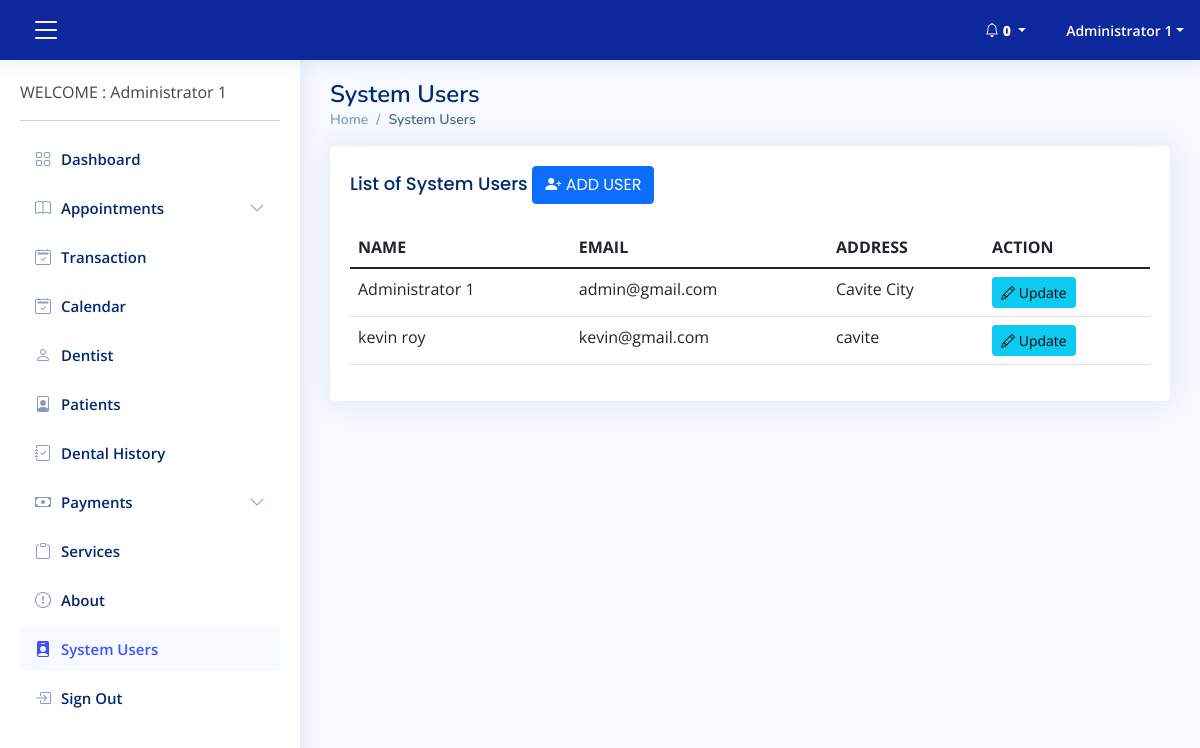
Page /admin/users.php (signed in) on the committed database.
### tables this page shows
CREATE TABLE `tbl_signup` (
  `id` int(11) NOT NULL,
  `firstname` varchar(100) NOT NULL,
  `lastname` varchar(100) NOT NULL,
  `sex` varchar(10) NOT NULL,
  `birthday` varchar(100) NOT NULL,
  `address` varchar(250) NOT NULL,
  `mobile` varchar(50) NOT NULL,
  `email` varchar(250) NOT NULL,
  `password` varchar(250) NOT NULL,
  `pass` varchar(100) NOT NULL,
  `type` varchar(250) NOT NULL,
  `is_balance` int(1) NOT NULL,
  `is_confirm` int(11) NOT NULL,
  `date_registered` timestamp NOT NULL DEFAULT current_timestamp(),
  `is_code` varchar(100) NOT NULL
);

### controller/admin-users.php (called while the page is built, shortened)
<?php
include('database.php');
$tbl_signup = $mysqli->query("SELECT * from tbl_signup where type='admin'");

### admin/users.php (the view, shortened to what this page needs)
<?php include('header.php'); include('nav.php'); include('../controller/admin-users.php');?>
  <main id="main" class="main">
    <div class="pagetitle">
      <h1>System Users</h1>
      <nav>
        <ol class="breadcrumb">
          <li class="breadcrumb-item"><a href="index.php">Home</a></li>
          <li class="breadcrumb-item active">System Users</li>
        </ol>
      </nav>
    </div>
    <section class="section">
      <div class="row">
        <div class="col-lg-12">
          <div class="card">
            <div class="card-body">
              <h5 class="card-title">List of System Users  <button class="btn btn-primary" data-bs-toggle="modal" data-bs-target="#adduser">  <i class="bi bi-person-plus-fill"></i> ADD USER </button></h5>
              <table class="table datatable">
                <thead>
                  <tr>
                    <th scope="col" class="text-start"> NAME  </th>
                    <th scope="col" class="text-start"> EMAIL</th>
                    <th scope="col" class="text-start"> ADDRESS</th>
                    <th scope="col" class="text-start"> ACTION </th>
                  </tr>
                </thead>
                <tbody>
				<?php while($val = $tbl_signup->fetch_object()){ ?>
                  <tr>
                    <td class="text-start"><?php echo $val->firstname .' '. $val->lastname;?></td>
                    <td class="text-start"><?php echo $val->email;?></td>
                    <td class="text-start"><?php echo $val->address;?></td>
                    <td class="text-start">
						<a href="edit-user.php?data=<?php echo $val->id;?>"><button class="btn btn-info btn-sm edit-user"><i class="bi bi-pencil"></i> Update </button></a>
					</td>
                  </tr>
				<?php } ?>
                </tbody>
              </table>
            </div>
          </div>
        </div>
      </div>
    </section>
  </main>
<?php include('footer.php');?>

### page/back/css/style.css (style rules this page uses)
:root { scroll-behavior: smooth; }
body { font-family: "Open Sans", sans-serif; background: #f6f9ff; color: #444444; }
a { color: #4154f1; text-decoration: none; }
h1, h2, h3, h4, h5, h6 { font-family: "Nunito", sans-serif; }
#main { margin-top: 60px; padding: 20px 30px; transition: all 0.3s; }
.pagetitle { margin-bottom: 10px; }
.pagetitle h1 { font-size: 24px; margin-bottom: 0; font-weight: 600; color: #012970; }
.card { margin-bottom: 30px; border: none; border-radius: 5px; box-shadow: 0px 0 30px rgba(1, 41, 112, 0.1); overflow: hidden; }
.card-title { padding: 20px 0 15px 0; font-size: 18px; font-weight: 500; color: #012970; font-family: "Poppins", sans-serif; }
.card-body { padding: 0 20px 20px 20px; }
.breadcrumb { font-size: 14px; font-family: "Nunito", sans-serif; color: #899bbd; font-weight: 600; }
.breadcrumb a { color: #899bbd; transition: 0.3s; }
.breadcrumb .breadcrumb-item::before { color: #899bbd; }
.breadcrumb .active { color: #51678f; font-weight: 600; }
@media (min-width: 1200px) { #main, #footer { margin-left: 300px; } }

### rows in the picture
tbl_signup: firstname "Administrator", lastname "1", email "admin@gmail.com", address "Cavite City"
tbl_signup: firstname "kevin", lastname "roy", email "kevin@gmail.com", address "cavite"

### other values in the picture
$row_cnt "0"
$_SESSION['name'] "Administrator 1"
